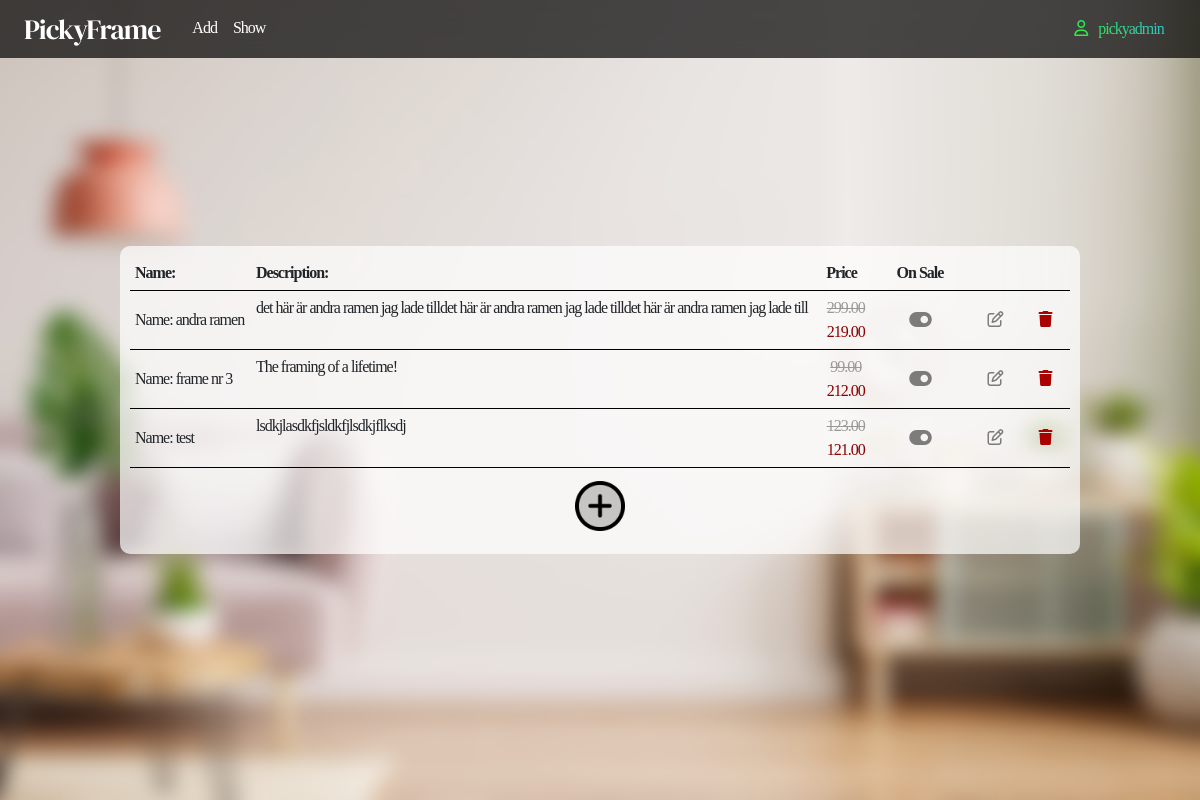
/show (signed in), run on the app's committed database.
### productsadmin/models.py (models this page shows, shortened)
class Product(models.Model):
    name = models.CharField(max_length=30, null=False, blank=False)
    price = models.DecimalField(null=False, blank=False, max_digits=5, decimal_places=2)
    desc = models.CharField(max_length=300, null=False, blank=False)
    pic = models.CharField(max_length=30, null=False, blank=False, default='pic.jpg')
    sale = models.BooleanField(null=False, blank=False, default=False)
    sale_price = models.DecimalField(null=False, blank=False, max_digits=5, decimal_places=2)

### productsadmin/views.py (the view)
# urls.py: path('show', views.show, name='show'),
def show(request):
    if request.user.is_superuser:
        products = Product.objects.all()
        context = {
            'products' : products
        }
        return render(request, 'admin/show_prod.html', context)
    else:
        messages.error(request, "You are not authorized for this")
        return redirect('show_prod')

### productsadmin/templates/admin/show_prod.html (shortened to what this page needs)
{% extends "admin/admin.html" %}
{% load static %}
{% block content %}
<article class="article">
    <table>
        <tr>
            <th>Name: </th>
            <th class="d-none d-sm-none d-md-block d-lg-block">Description:</th>
            <th>Price</th>
            <th style="text-align: center;width: 100px;">On Sale</th>
            <th style="width: 50px;"></th>
            <th style="width: 50px;"></th>
        </tr>
        {% for product in products %}
        <tr>
            <td>Name: {{product.name}}</td>
            <td class="d-none d-sm-none d-md-block d-lg-block">{{ product.desc}}</td>
            <td style="80px; text-align: center;">
                {% if product.sale == True %}
                    <strike class="mute">{{ product.price }}</strike>
                    <p style="color: darkred; margin: 0;">{{ product.sale_price }}</p>
                {% endif %}
            </td>
            <td style="text-align: center;"><a href="/toggle/{{ product.id }}">
                {% if product.sale == True %}
                <i class="fa-solid fa-toggle-on fa-lg"></i>
                {% else %}
                <i class="fa-solid fa-toggle-off fa-lg"></i>
                {% endif %}
                </a>
            </td>
            <td style="text-align: center;"><a href="/edit/{{ product.id }}"><i class="fa-regular fa-pen-to-square"></i></a></td>
            <td style="text-align: center;">
                <details>
                    <summary><i class="fa-solid fa-trash" style="color: #aa0000;"></i></summary>
                </details>
            </td>
        </tr>
        {% empty %}
            <tr>
                <td>
                    There are no products yet
                </td>
            </tr>
        {% endfor %}
            <tr class="noborder">
                <td colspan="6">
                    <button class="btn link-btn centered my-2 add"><a href="/add"><img class="icon_add" src="{% static  'img/' %}plus.png"></a></button>
                </td>
            </tr>
    </table>
</article>
{% endblock %}

### productsadmin/templates/admin/admin.html (shortened to what this page needs)
{% load static %}
<!DOCTYPE html>
<html lang="en">
<head>
    <link href="{% static 'css/bootstrap.css' %}" rel="stylesheet">
    <link href="{% static 'css/style.css' %}" rel="stylesheet" type="text/css">
</head>
<body>
    <nav class="navbar navbar-dark nav navbar-expand fixed-top">
        <div class="d-inline">
        <ul class="navbar-nav">
            <li><a href="/" class="navbar-brand mx-4">PickyFrame</a></li>
            {% if user.is_superuser %}
            <li class="nav-item"><a href="{% url 'add_prod' %}" class="nav-link">Add</a></li>
            <li class="nav-item"><a href="{% url 'show' %}" class="nav-link">Show</a></li>
            {% endif %}
        </ul>
        </div>
        <div class="user">
            {% if user.is_authenticated %}
            <a class="nav-link icon active mx-3" data-toggle="modal" data-target="#user_modal"><i class="fa-regular fa-user mx-2"></i> {{ user }}</a>
            {% endif %}
        </div>
    </nav>
  <article class="container-fluid callout-container centered">
    {% block content %}
    {% endblock %}
  </article>
</body>
</html>

### productsadmin/static/css/style.css (style rules this page uses)
body { font-family: Didot, Serif; }
.centered { margin: auto auto; display: flex; justify-content: center; }
.nav { background-color: rgba(0, 0, 0, 0.7); backdrop-filter: blur(10px); -webkit-backdrop-filter: blur(10px); }
.nav-link { color: #fff; }
.navbar-brand { color: #fff; }
.callout-container { height: 100vh; background: url(../img/bg_livingroom_blur.jpg) no-repeat center center fixed; -webkit-background-size: cover; -moz-background-size: cover; -d-background-size: cover; background-size: cover; margin-right: 0px; display: flex; align-items: center; justify-content: center; }
.link-btn { display: flex; align-items: center; justify-content: center; padding: 5px; border-radius: 15px; cursor: pointer; text-decoration: none; color: #000; border: 1px solid #aaa; background-color: #fff; }
.icon { cursor: pointer; }
.fa-trash { color: rgb(130, 6, 6); }
.mute { color: #999; }
details > summary:first-of-type { list-style-type: none; }
.article { background-color: rgba(255, 255, 255, 0.7); padding: 10px; margin: 0 auto; top: 60px; border-radius: 10px; }
article > table { width: 100%; }
td,th { padding: 5px; }
th { text-align: Left; min-height: 30px; vertical-align: baseline; }
tr { border-bottom: 1px solid #000; }
.noborder { border: none; }
@media screen and (min-width: 400px) { article { width: 80vw; margin: 0 auto; } }
.user { z-index: 1031; position: absolute; display: flex; justify-content: center; align-items: center; width: 170px; right: 0px; height: 65px; }
.icon_add { width: 50px; height: 50px; }
.add { border: none; color: --bs; background-color: rgba(0, 0, 0, 0.2); border-radius: 50px; width: 50px; height: 50px; }

### data on the page
Product: name "andra ramen", desc "det här är andra ramen jag lade tilldet här är andra ramen jag lade tilldet här är andra ramen jag lade till", price "299.00", sale_price "219.00", sale True (drawn)
Product: name "frame nr 3", desc "The framing of a lifetime!", price "99.00", sale_price "212.00", sale True (drawn)
Product: name "test", desc "lsdkjlasdkfjsldkfjlsdkjflksdj", price "123.00", sale_price "121.00", sale True (drawn)

### other printed values
{{ user }} "pickyadmin"
